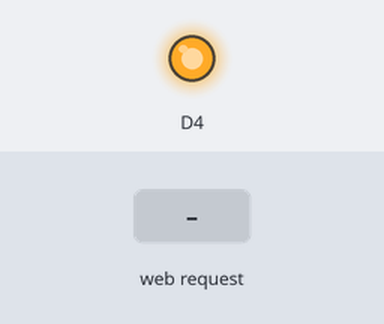
The sketch below on a simulated ESP8266 (NodeMCU). Shown: output pins drawn as LEDs (lit = HIGH). Inputs (shaded band) come from the test bench. WiFi joins after 1.5 s; servers stay silent unless stated; what the sketch prints to the serial monitor is not drawn.

Above: at 2.7 s.
2.8 s: HTTP request GET /ON received
At 3.2 s:
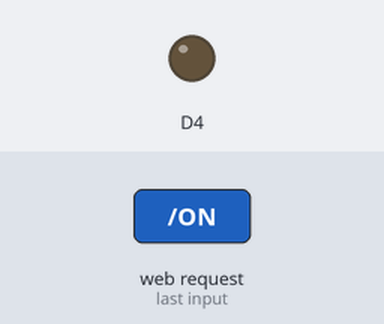
4.3 s: HTTP request GET /LOW received
At 5.5 s:
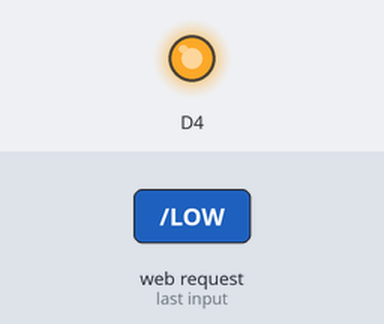
5.8 s: HTTP request GET /MEDIUM received
At 6.6 s:
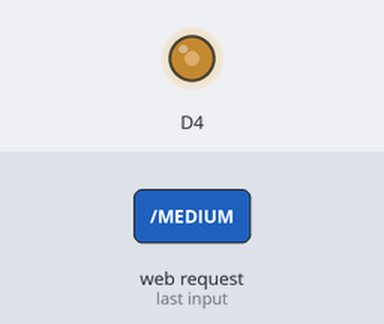
Timing chart, 0 to 8.8 s (numbered marks = the images above; inputs shaded):
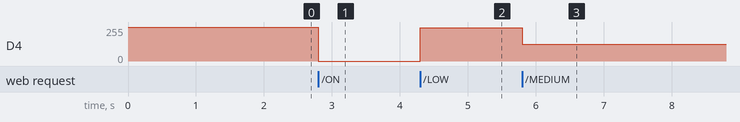

The sketch:

iot_bulb_brightness.ino
```cpp
#include<ESP8266WiFi.h>
WiFiServer server(80);
int counter=0;
void setup() {
  pinMode(D4,OUTPUT);
  analogWrite(D4,1023); //initially bulb off...
  // put your setup code here, to run once:
  Serial.begin(115200);
  WiFi.begin("AndroidAP","helloOn8");
  while(WiFi.status()!=WL_CONNECTED)
  {
    delay(500);
    Serial.print(".");
  }
  server.begin();
  Serial.print(WiFi.localIP());
}

void loop() {
  WiFiClient client=server.available();
  //Check for client...
  if(!client)
  {
    return;
  }
  //wait for request....
  while(!client.available())
  {
    delay(1);
  }
  //read request and perform task....
  String request=client.readStringUntil('\r');
  client.flush();
  if(request.indexOf("ON")!=-1)
  {
    analogWrite(D4,0);
  }
  if(request.indexOf("LOW")!=-1)
  {
     analogWrite(D4,1000);
  }
  if(request.indexOf("MEDIUM")!=-1)
  {
     analogWrite(D4,500);
  }
  if(request.indexOf("HIGH")!=-1)
  {
     analogWrite(D4,100);
  }
  //html code start....
  client.println("HTTP/1.1 200 OK");
  client.println("Content-Type:Text/HTML");
  client.println("");
  client.println("<HTML>");
  client.println("<body>");
  client.println("<h1>INTERNET OF THINGS</h1>");
  client.println("<a href=\"ON\">ON</a><br><br>");
  client.println("<a href=\"LOW\">LOW</a><br><br>");
  client.println("<a href=\"MEDIUM\">MEDIUM</a><br><br>");
  client.println("<a href=\"HIGH\">HIGH</a><br><br>");
  client.println("</body>");
  client.println("</HTML>");

}
```

Measured:
- after the input at 2.8 s, D4: 255/255 → 0/255 at once
- after the input at 4.3 s, D4: 0/255 → 249/255 at once
- after the input at 5.8 s, D4: 249/255 → 124/255 at once
